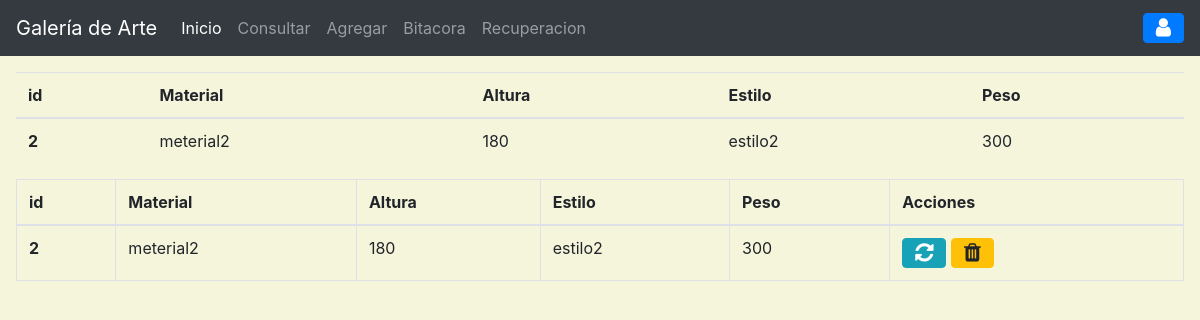
The page /?c=Escultura on the database as committed earlier.
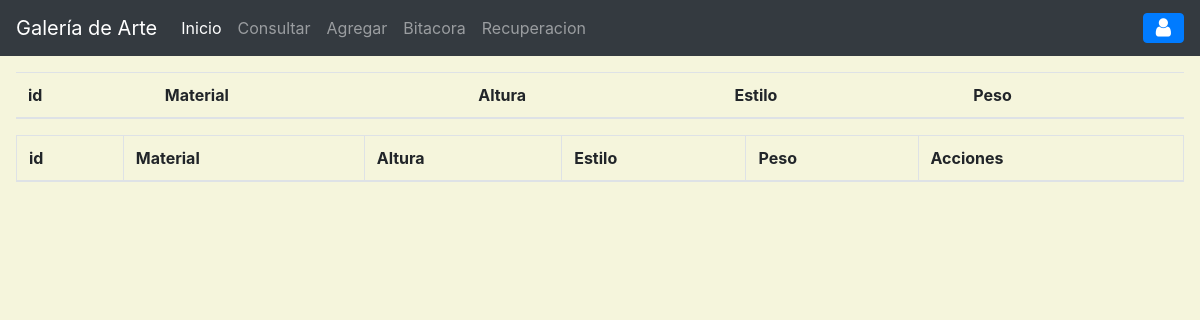
The same page on the database as committed later.
### tables this page shows
CREATE TABLE `escultura` (
  `idobj` int(11) NOT NULL,
  `estilEscul` varchar(35) DEFAULT NULL,
  `materialEscul` varchar(35) DEFAULT NULL,
  `alturaEscul` double DEFAULT NULL,
  `pesoEscul` double DEFAULT NULL,
  KEY `fk_esc_obj` (`idobj`),
  CONSTRAINT `fk_esc_obj` FOREIGN KEY (`idobj`) REFERENCES `objetoarte` (`idobj`) ON DELETE CASCADE ON UPDATE CASCADE
);

### controller/escultura.controlador.php (called while the page is built, shortened)
<?php
require_once('model/escultura.php');
class EsculturaControlador
{
    public function __CONSTRUCT(){
        $this->modelo = new Escultura();
    }
    public function Inicio(){
        require_once "View/header.php";
        require_once "View/escultura/index.php";
        require_once "View/footer.php";
    }
}
?>

### model/conexion.php (called while the page is built, shortened)
<?php
class BaseDeDatos
{
    public static function Conectar(){
        try {
            $conexion = new PDO("mysql:host=".self::servidor.";dbname="
            .self::basedatos.";charset=utf8",self::usuario,self::password);
            $conexion->setAttribute(PDO::ATTR_ERRMODE,PDO::ERRMODE_EXCEPTION);
            return $conexion;
        } catch (PDOException $e) {
            return "Fallo la conexion a la base de datos".$e->getMessage();
        }
    }
}
?>

### model/escultura.php (called while the page is built, shortened)
<?php
class Escultura
{
    private $pdo;
    public function __CONSTRUCT(){
        $this->pdo = BaseDeDatos::Conectar();
    }
    public function getEscultura(){
        try {
            $sql = "SELECT * FROM escultura";
            $consulta = $this->pdo->prepare($sql);
            $consulta->execute();
            return $consulta->fetchAll(PDO::FETCH_OBJ);
        } catch (Exception $e) {
            die($e->getMessage());
        }
    }
}
?>

### view/escultura/index.php (the view, shortened to what this page needs)
<main class="app-content m-3">
<table class="table">
  <thead>
    <tr>
      <th scope="col">id</th>
      <th scope="col">Material</th>
      <th scope="col">Altura</th>
      <th scope="col">Estilo</th>
      <th scope="col">Peso</th>
    </tr>
  </thead>
  <tbody>
    <?php foreach($this->modelo->getEscultura() as $Esc): ?>
    <tr>
      <th scope="row"><?= $Esc->idobj?></th>
      <td><?= $Esc->materialEscul?></td>
      <td><?= $Esc->alturaEscul?></td>
      <td><?= $Esc->estilEscul?></td>
      <td><?= $Esc->pesoEscul?></td>
    </tr>
    <?php endforeach; ?>
  </tbody>
</table>
</main>
<main class="app-content m-3">
      <div class="row">
        <div class="col-md-12">
          <div class="tile">
            <div class="tile-body">
              <table class="table table-hover table-bordered" id="sampleTable">
                <thead>
                  <tr>
                    <th scope="col">id</th>
                    <th scope="col">Material</th>
                    <th scope="col">Altura</th>
                    <th scope="col">Estilo</th>
                    <th scope="col">Peso</th>
                    <th>Acciones</th>
                  </tr>
                  <tbody>
                   <?php foreach($this->modelo->getEscultura() as $Esc): ?>
                    <tr>
                        <th scope="row"><?= $Esc->idobj?></th>
                        <td><?= $Esc->materialEscul?></td>
                        <td><?= $Esc->alturaEscul?></td>
                        <td><?= $Esc->estilEscul?></td>
                        <td><?= $Esc->pesoEscul?></td>
                        <td>
                          <a href="?c=objetoArte&a=FormAgregar&id=<?=$Esc->idobj?>" class="btn btn-info btn-flat">
                            <i class="fa fa-lg fa-refresh"></i>
                          </a>
                          <a  class="btn btn-warning btn-flat"
                              data-toggle="modal"
                              data-target="#exampleModal"
                              data-id="<?=$Esc->idobj?>">
                            <i class="fa fa-lg fa-trash"></i>
                          </a>
                        </td>
                    </tr>
                    <?php endforeach; ?>
                  </tbody>
                </thead>
              </table>
            </div>
          </div>
        </div>
      </div>
    </main>

Rows that differ between the two databases and show on the page:
removed escultura: idobj "2", materialEscul "meterial2", alturaEscul "180", estilEscul "estilo2", pesoEscul "300"
